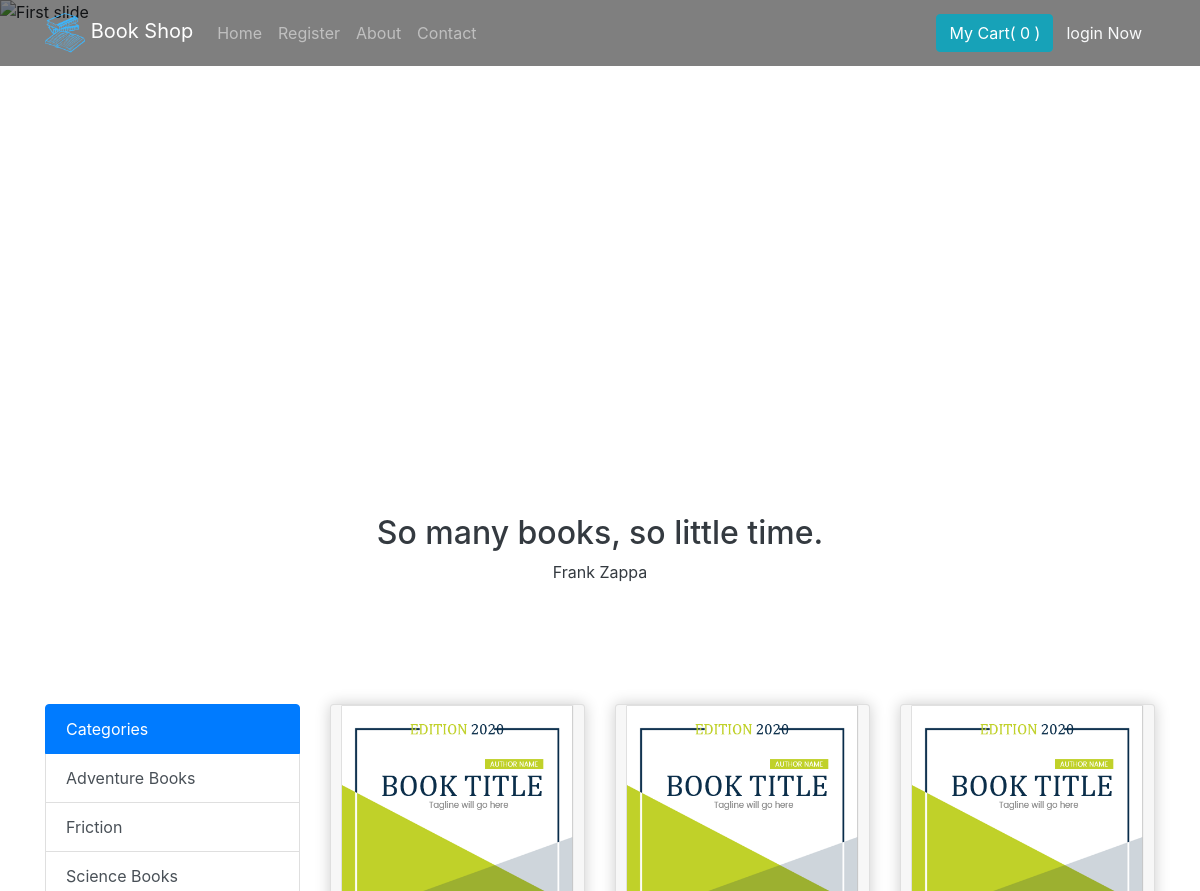
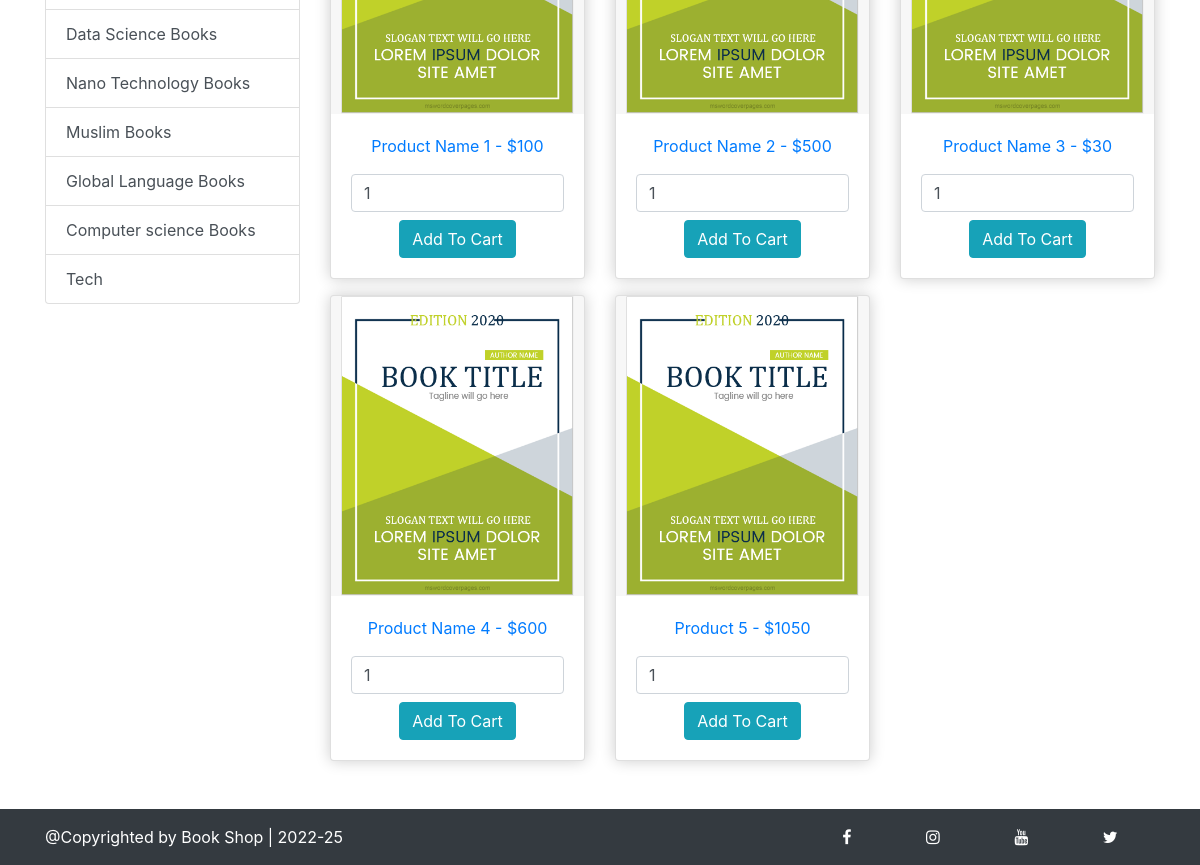
The page / on the database its author committed (2 pictures, top to bottom).
### tables this page shows
CREATE TABLE `category` (
  `id` int(11) NOT NULL,
  `name` varchar(255) NOT NULL
);

CREATE TABLE `products` (
  `id` int(11) NOT NULL,
  `name` varchar(255) NOT NULL,
  `img_src` varchar(255) NOT NULL,
  `price` int(11) NOT NULL,
  `publisher_id` int(11) NOT NULL,
  `Description` text NOT NULL,
  `Category` varchar(255) NOT NULL
);

### index.php (the view, shortened to what this page needs)
<?php
include 'config.php';
?>
<!DOCTYPE html>
<html>
<head>
    <link rel="stylesheet" href="https://stackpath.bootstrapcdn.com/bootstrap/4.1.3/css/bootstrap.min.css">
</head>
<body>
	<nav class="navbar navbar-expand-lg navbar-dark bg-dark fixed-top" style="background: rgba(0,0,0,0.5)!important;">
      <div class="container">
        <a class="navbar-brand" href="index.php"><img src="logo.png" style="width: 40px;"> Book Shop</a>
        <div class="collapse navbar-collapse" id="navbarSupportedContent">
          <ul class="navbar-nav mr-auto">
            <li class="nav-item">
              <a class="nav-link" href="index.php">Home</a>
            </li>
            <?php
            if (!isset($_SESSION['name'])) {
              echo '<li class="nav-item">
              <a class="nav-link" href="register.php">Register</a>
            </li>';
            }
            ?>
            <li class="nav-item">
              <a class="nav-link" href="about.php">About</a>
            </li>
            <li class="nav-item">
              <a class="nav-link" href="contact.php">Contact</a>
            </li>
          </ul>
          <div>
            <?php
            $count = 0;
            echo '<a href="cart.php" class="btn btn-info">My Cart( '.$count.' )</a>';
            if (isset($_SESSION['name'])) {
            echo '<a href="logout.php" class="btn btn-link text-light">logout</a>';
            }else if(isset($_SESSION['admin_id'])){
            echo '<a href="logout.php" class="btn btn-link text-light">Admin logout</a>';
            echo '<a href="admin/admin_dashboard.php" class="btn btn-link text-light">Admin Section</a>';
            }else{
            echo '<a href="all_login.php" class="btn btn-link text-light">login Now</a>';
            }
            ?>
          </div>
        </div>
      </div>
    </nav>
	<div id="carouselExampleIndicators" class="carousel slide" data-ride="carousel">
  <div class="carousel-inner">
    <div class="carousel-item active">
      <img class="d-block w-100" src="https://cdn.pixabay.com/photo/2019/12/18/13/56/glasses-4704055_960_720.jpg" alt="First slide">
      <div class="carousel-caption text-dark">
    <h2>So many books, so little time.</h2>
    <p>Frank Zappa</p>
  </div>
    </div>
  </div>
  <a class="carousel-control-prev" href="#carouselExampleIndicators" role="button" data-slide="prev">
    <span class="carousel-control-prev-icon" aria-hidden="true"></span>
  </a>
  <a class="carousel-control-next" href="#carouselExampleIndicators" role="button" data-slide="next">
    <span class="carousel-control-next-icon" aria-hidden="true"></span>
  </a>
</div>
<div class="container my-5" id="books">
            <div class="row">
                <div class="col-md-3  mt-3">
                    <ul class="list-group">
  <li class="list-group-item active">Categories</li>
	<?php
		$fetchSQL = "SELECT * FROM `category`";
		$execute = mysqli_query($conn,$fetchSQL);
		while ($row = mysqli_fetch_array($execute)) {
  echo '<li class="list-group-item list-group-item-action hovered" onclick="filter('.$row['id'].')">'.$row['name'].'</li>';
}
			?>
</ul>
                </div>
                <div class="col-md-9">
	<div class="row" id="product_div">
<?php
	$select = "SELECT * FROM `products`";
	$exexute = mysqli_query($conn,$select);
	while($row = mysqli_fetch_array($exexute)){
		echo '
				<div class="col-md-4 mt-3">
				<form action="manage_cart.php" method="post">
					<div class="card text-center">
						<div class="card-header p-0"><a href="single_product.php?pro_id='.$row['id'].'&Pub_id='.$row['publisher_id'].'"><img src=img/'.$row['img_src'].' class="img-fluid card-image"></div>
						<div class="card-body"><p>'.$row['name'].' - $'.$row['price'].'</p></a>
				<input type="number" name="quantity" min="1" class="mb-2 form-control" value="1">
			     <button name="cart_btn" type="submit" class="btn btn-info">Add To Cart</button>
				<input type="hidden" name="product_id" value="'.$row['id'].'">
				<input type="hidden" name="Item_Name" value="'.$row['name'].'">
				<input type="hidden" name="img_src" value="'.$row['img_src'].'">
				<input type="hidden" name="price" value="'.$row['price'].'">
				</div>
					</div>
			</form>
				</div>';
	}
?>
	</div>
</div>
                </div>
            </div>
<?php include 'footer.php'?>
</body>
</html>

### index.php (style rules this page uses)
.card img { width: 100%; height: 300px!important; object-fit: contain; }
.carousel-caption { background: #fff; }
.carousel-item img { width: 100px; height: 80vh; object-fit: cover; object-position: center; }
.card { box-shadow: 0 0 15px rgba(0,0,0,0.2); }
.card-header, .card-footer { border:none!important; }
.list-group li.hovered { cursor: pointer; }

### rows shown on the page
category: name "Adventure Books"
category: name "Friction"
category: name "Science Books"
category: name "Data Science Books"
category: name "Nano Technology Books"
category: name "Muslim Books"
category: name "Global Language Books"
category: name "Computer science Books"
category: name "Tech"
products: img_src (picture), name "Product Name 1", price "100"
products: img_src (picture), name "Product Name 2", price "500"
products: img_src (picture), name "Product Name 3", price "30"
products: img_src (picture), name "Product Name 4", price "600"
products: img_src (picture), name "Product 5", price "1050"

### other values the page prints
$count "0"
